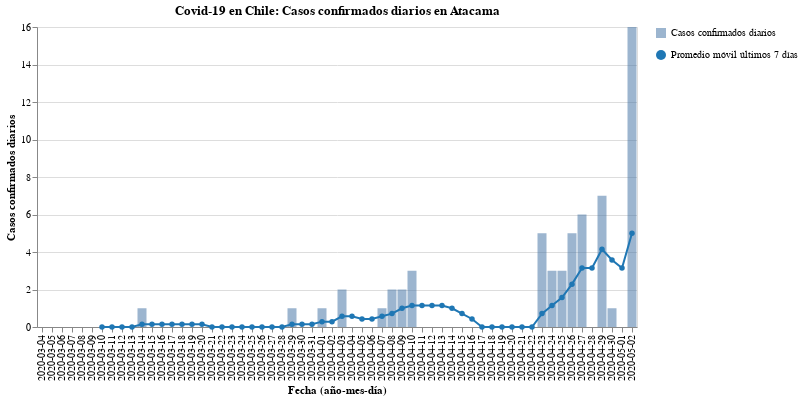

This figure's notebook cell:
### Code cell
#hide_input
bars, line = my_cases_plot(region)
(bars + line).properties(
    title=f'Covid-19 en Chile: Casos confirmados diarios en {region}',
    width=600
)

### Figure 1 — Vega-Lite specification as saved in the notebook (floating-point values rounded to 4 significant figures)
{"config": {"view": {"continuousWidth": 400, "continuousHeight": 300}}, "layer": [{"mark": {"type": "bar", "opacity": 0.7}, "encoding": {"opacity": {"type": "nominal", "field": "Casos confirmados diarios", "legend": {"title": ""}}, "tooltip": [{"type": "nominal", "field": "Fecha"}, {"type": "quantitative", "field": "Casos confirmados"}], "x": {"type": "nominal", "axis": {"title": "Fecha (año-mes-día)"}, "field": "Fecha"}, "y": {"type": "quantitative", "axis": {"title": "Casos confirmados diarios"}, "field": "Casos confirmados"}}}, {"mark": {"type": "line", "color": "#1f77b4", "point": {"filled": true, "fill": "#1f77b4"}}, "encoding": {"shape": {"type": "nominal", "field": "Promedio móvil últimos 7 días", "legend": {"title": ""}}, "x": {"type": "nominal", "axis": {"title": "Fecha (año-mes-día)"}, "field": "Fecha"}, "y": {"type": "quantitative", "field": "Rolling"}}}], "data": {"name": "data-cfac2d52b53964dcda862b7fbb5fc35f"}, "title": "Covid-19 en Chile: Casos confirmados diarios en Atacama", "width": 600, "$schema": "https://vega.github.io/schema/vega-lite/v4.8.1.json", "datasets": {"data-cfac2d52b53964dcda862b7fbb5fc35f": [{"Fecha": "2020-03-04", "Casos confirmados": 0, "Rolling": null, "Casos confirmados diarios": "Casos confirmados diarios", "Promedio móvil últimos 7 días": "Promedio móvil últimos 7 días"}, {"Fecha": "2020-03-05", "Casos confirmados": 0, "Rolling": null, "Casos confirmados diarios": "Casos confirmados diarios", "Promedio móvil últimos 7 días": "Promedio móvil últimos 7 días"}, {"Fecha": "2020-03-06", "Casos confirmados": 0, "Rolling": null, "Casos confirmados diarios": "Casos confirmados diarios", "Promedio móvil últimos 7 días": "Promedio móvil últimos 7 días"}, {"Fecha": "2020-03-07", "Casos confirmados": 0, "Rolling": null, "Casos confirmados diarios": "Casos confirmados diarios", "Promedio móvil últimos 7 días": "Promedio móvil últimos 7 días"}, {"Fecha": "2020-03-08", "Casos confirmados": 0, "Rolling": null, "Casos confirmados diarios": "Casos confirmados diarios", "Promedio móvil últimos 7 días": "Promedio móvil últimos 7 días"}, {"Fecha": "2020-03-09", "Casos confirmados": 0, "Rolling": null, "Casos confirmados diarios": "Casos confirmados diarios", "Promedio móvil últimos 7 días": "Promedio móvil últimos 7 días"}, {"Fecha": "2020-03-10", "Casos confirmados": 0, "Rolling": 0.0, "Casos confirmados diarios": "Casos confirmados diarios", "Promedio móvil últimos 7 días": "Promedio móvil últimos 7 días"}, {"Fecha": "2020-03-11", "Casos confirmados": 0, "Rolling": 0.0, "Casos confirmados diarios": "Casos confirmados diarios", "Promedio móvil últimos 7 días": "Promedio móvil últimos 7 días"}, {"Fecha": "2020-03-12", "Casos confirmados": 0, "Rolling": 0.0, "Casos confirmados diarios": "Casos confirmados diarios", "Promedio móvil últimos 7 días": "Promedio móvil últimos 7 días"}, {"Fecha": "2020-03-13", "Casos confirmados": 0, "Rolling": 0.0, "Casos confirmados diarios": "Casos confirmados diarios", "Promedio móvil últimos 7 días": "Promedio móvil últimos 7 días"}, {"Fecha": "2020-03-14", "Casos confirmados": 1, "Rolling": 0.1429, "Casos confirmados diarios": "Casos confirmados diarios", "Promedio móvil últimos 7 días": "Promedio móvil últimos 7 días"}, {"Fecha": "2020-03-15", "Casos confirmados": 0, "Rolling": 0.1429, "Casos confirmados diarios": "Casos confirmados diarios", "Promedio móvil últimos 7 días": "Promedio móvil últimos 7 días"}, {"Fecha": "2020-03-16", "Casos confirmados": 0, "Rolling": 0.1429, "Casos confirmados diarios": "Casos confirmados diarios", "Promedio móvil últimos 7 días": "Promedio móvil últimos 7 días"}, {"Fecha": "2020-03-17", "Casos confirmados": 0, "Rolling": 0.1429, "Casos confirmados diarios": "Casos confirmados diarios", "Promedio móvil últimos 7 días": "Promedio móvil últimos 7 días"}, {"Fecha": "2020-03-18", "Casos confirmados": 0, "Rolling": 0.1429, "Casos confirmados diarios": "Casos confirmados diarios", "Promedio móvil últimos 7 días": "Promedio móvil últimos 7 días"}, {"Fecha": "2020-03-19", "Casos confirmados": 0, "Rolling": 0.1429, "Casos confirmados diarios": "Casos confirmados diarios", "Promedio móvil últimos 7 días": "Promedio móvil últimos 7 días"}, {"Fecha": "2020-03-20", "Casos confirmados": 0, "Rolling": 0.1429, "Casos confirmados diarios": "Casos confirmados diarios", "Promedio móvil últimos 7 días": "Promedio móvil últimos 7 días"}, {"Fecha": "2020-03-21", "Casos confirmados": 0, "Rolling": 0.0, "Casos confirmados diarios": "Casos confirmados diarios", "Promedio móvil últimos 7 días": "Promedio móvil últimos 7 días"}, {"Fecha": "2020-03-22", "Casos confirmados": 0, "Rolling": 0.0, "Casos confirmados diarios": "Casos confirmados diarios", "Promedio móvil últimos 7 días": "Promedio móvil últimos 7 días"}, {"Fecha": "2020-03-23", "Casos confirmados": 0, "Rolling": 0.0, "Casos confirmados diarios": "Casos confirmados diarios", "Promedio móvil últimos 7 días": "Promedio móvil últimos 7 días"}, {"Fecha": "2020-03-24", "Casos confirmados": 0, "Rolling": 0.0, "Casos confirmados diarios": "Casos confirmados diarios", "Promedio móvil últimos 7 días": "Promedio móvil últimos 7 días"}, {"Fecha": "2020-03-25", "Casos confirmados": 0, "Rolling": 0.0, "Casos confirmados diarios": "Casos confirmados diarios", "Promedio móvil últimos 7 días": "Promedio móvil últimos 7 días"}, {"Fecha": "2020-03-26", "Casos confirmados": 0, "Rolling": 0.0, "Casos confirmados diarios": "Casos confirmados diarios", "Promedio móvil últimos 7 días": "Promedio móvil últimos 7 días"}, {"Fecha": "2020-03-27", "Casos confirmados": 0, "Rolling": 0.0, "Casos confirmados diarios": "Casos confirmados diarios", "Promedio móvil últimos 7 días": "Promedio móvil últimos 7 días"}, {"Fecha": "2020-03-28", "Casos confirmados": 0, "Rolling": 0.0, "Casos confirmados diarios": "Casos confirmados diarios", "Promedio móvil últimos 7 días": "Promedio móvil últimos 7 días"}, {"Fecha": "2020-03-29", "Casos confirmados": 1, "Rolling": 0.1429, "Casos confirmados diarios": "Casos confirmados diarios", "Promedio móvil últimos 7 días": "Promedio móvil últimos 7 días"}, {"Fecha": "2020-03-30", "Casos confirmados": 0, "Rolling": 0.1429, "Casos confirmados diarios": "Casos confirmados diarios", "Promedio móvil últimos 7 días": "Promedio móvil últimos 7 días"}, {"Fecha": "2020-03-31", "Casos confirmados": 0, "Rolling": 0.1429, "Casos confirmados diarios": "Casos confirmados diarios", "Promedio móvil últimos 7 días": "Promedio móvil últimos 7 días"}, {"Fecha": "2020-04-01", "Casos confirmados": 1, "Rolling": 0.2857, "Casos confirmados diarios": "Casos confirmados diarios", "Promedio móvil últimos 7 días": "Promedio móvil últimos 7 días"}, {"Fecha": "2020-04-02", "Casos confirmados": 0, "Rolling": 0.2857, "Casos confirmados diarios": "Casos confirmados diarios", "Promedio móvil últimos 7 días": "Promedio móvil últimos 7 días"}, {"Fecha": "2020-04-03", "Casos confirmados": 2, "Rolling": 0.5714, "Casos confirmados diarios": "Casos confirmados diarios", "Promedio móvil últimos 7 días": "Promedio móvil últimos 7 días"}, {"Fecha": "2020-04-04", "Casos confirmados": 0, "Rolling": 0.5714, "Casos confirmados diarios": "Casos confirmados diarios", "Promedio móvil últimos 7 días": "Promedio móvil últimos 7 días"}, {"Fecha": "2020-04-05", "Casos confirmados": 0, "Rolling": 0.4286, "Casos confirmados diarios": "Casos confirmados diarios", "Promedio móvil últimos 7 días": "Promedio móvil últimos 7 días"}, {"Fecha": "2020-04-06", "Casos confirmados": 0, "Rolling": 0.4286, "Casos confirmados diarios": "Casos confirmados diarios", "Promedio móvil últimos 7 días": "Promedio móvil últimos 7 días"}, {"Fecha": "2020-04-07", "Casos confirmados": 1, "Rolling": 0.5714, "Casos confirmados diarios": "Casos confirmados diarios", "Promedio móvil últimos 7 días": "Promedio móvil últimos 7 días"}, {"Fecha": "2020-04-08", "Casos confirmados": 2, "Rolling": 0.7143, "Casos confirmados diarios": "Casos confirmados diarios", "Promedio móvil últimos 7 días": "Promedio móvil últimos 7 días"}, {"Fecha": "2020-04-09", "Casos confirmados": 2, "Rolling": 1.0, "Casos confirmados diarios": "Casos confirmados diarios", "Promedio móvil últimos 7 días": "Promedio móvil últimos 7 días"}, {"Fecha": "2020-04-10", "Casos confirmados": 3, "Rolling": 1.143, "Casos confirmados diarios": "Casos confirmados diarios", "Promedio móvil últimos 7 días": "Promedio móvil últimos 7 días"}, {"Fecha": "2020-04-11", "Casos confirmados": 0, "Rolling": 1.143, "Casos confirmados diarios": "Casos confirmados diarios", "Promedio móvil últimos 7 días": "Promedio móvil últimos 7 días"}, {"Fecha": "2020-04-12", "Casos confirmados": 0, "Rolling": 1.143, "Casos confirmados diarios": "Casos confirmados diarios", "Promedio móvil últimos 7 días": "Promedio móvil últimos 7 días"}, {"Fecha": "2020-04-13", "Casos confirmados": 0, "Rolling": 1.143, "Casos confirmados diarios": "Casos confirmados diarios", "Promedio móvil últimos 7 días": "Promedio móvil últimos 7 días"}, {"Fecha": "2020-04-14", "Casos confirmados": 0, "Rolling": 1.0, "Casos confirmados diarios": "Casos confirmados diarios", "Promedio móvil últimos 7 días": "Promedio móvil últimos 7 días"}, {"Fecha": "2020-04-15", "Casos confirmados": 0, "Rolling": 0.7143, "Casos confirmados diarios": "Casos confirmados diarios", "Promedio móvil últimos 7 días": "Promedio móvil últimos 7 días"}, {"Fecha": "2020-04-16", "Casos confirmados": 0, "Rolling": 0.4286, "Casos confirmados diarios": "Casos confirmados diarios", "Promedio móvil últimos 7 días": "Promedio móvil últimos 7 días"}, {"Fecha": "2020-04-17", "Casos confirmados": 0, "Rolling": 0.0, "Casos confirmados diarios": "Casos confirmados diarios", "Promedio móvil últimos 7 días": "Promedio móvil últimos 7 días"}, {"Fecha": "2020-04-18", "Casos confirmados": 0, "Rolling": 0.0, "Casos confirmados diarios": "Casos confirmados diarios", "Promedio móvil últimos 7 días": "Promedio móvil últimos 7 días"}, {"Fecha": "2020-04-19", "Casos confirmados": 0, "Rolling": 0.0, "Casos confirmados diarios": "Casos confirmados diarios", "Promedio móvil últimos 7 días": "Promedio móvil últimos 7 días"}, {"Fecha": "2020-04-20", "Casos confirmados": 0, "Rolling": 0.0, "Casos confirmados diarios": "Casos confirmados diarios", "Promedio móvil últimos 7 días": "Promedio móvil últimos 7 días"}, {"Fecha": "2020-04-21", "Casos confirmados": 0, "Rolling": 0.0, "Casos confirmados diarios": "Casos confirmados diarios", "Promedio móvil últimos 7 días": "Promedio móvil últimos 7 días"}, {"Fecha": "2020-04-22", "Casos confirmados": 0, "Rolling": 0.0, "Casos confirmados diarios": "Casos confirmados diarios", "Promedio móvil últimos 7 días": "Promedio móvil últimos 7 días"}, {"Fecha": "2020-04-23", "Casos confirmados": 5, "Rolling": 0.7143, "Casos confirmados diarios": "Casos confirmados diarios", "Promedio móvil últimos 7 días": "Promedio móvil últimos 7 días"}, {"Fecha": "2020-04-24", "Casos confirmados": 3, "Rolling": 1.143, "Casos confirmados diarios": "Casos confirmados diarios", "Promedio móvil últimos 7 días": "Promedio móvil últimos 7 días"}, {"Fecha": "2020-04-25", "Casos confirmados": 3, "Rolling": 1.571, "Casos confirmados diarios": "Casos confirmados diarios", "Promedio móvil últimos 7 días": "Promedio móvil últimos 7 días"}, {"Fecha": "2020-04-26", "Casos confirmados": 5, "Rolling": 2.286, "Casos confirmados diarios": "Casos confirmados diarios", "Promedio móvil últimos 7 días": "Promedio móvil últimos 7 días"}, {"Fecha": "2020-04-27", "Casos confirmados": 6, "Rolling": 3.143, "Casos confirmados diarios": "Casos confirmados diarios", "Promedio móvil últimos 7 días": "Promedio móvil últimos 7 días"}, {"Fecha": "2020-04-28", "Casos confirmados": 0, "Rolling": 3.143, "Casos confirmados diarios": "Casos confirmados diarios", "Promedio móvil últimos 7 días": "Promedio móvil últimos 7 días"}, {"Fecha": "2020-04-29", "Casos confirmados": 7, "Rolling": 4.143, "Casos confirmados diarios": "Casos confirmados diarios", "Promedio móvil últimos 7 días": "Promedio móvil últimos 7 días"}, {"Fecha": "2020-04-30", "Casos confirmados": 1, "Rolling": 3.571, "Casos confirmados diarios": "Casos confirmados diarios", "Promedio móvil últimos 7 días": "Promedio móvil últimos 7 días"}, {"Fecha": "2020-05-01", "Casos confirmados": 0, "Rolling": 3.143, "Casos confirmados diarios": "Casos confirmados diarios", "Promedio móvil últimos 7 días": "Promedio móvil últimos 7 días"}, {"Fecha": "2020-05-02", "Casos confirmados": 16, "Rolling": 5.0, "Casos confirmados diarios": "Casos confirmados diarios", "Promedio móvil últimos 7 días": "Promedio móvil últimos 7 días"}]}}
